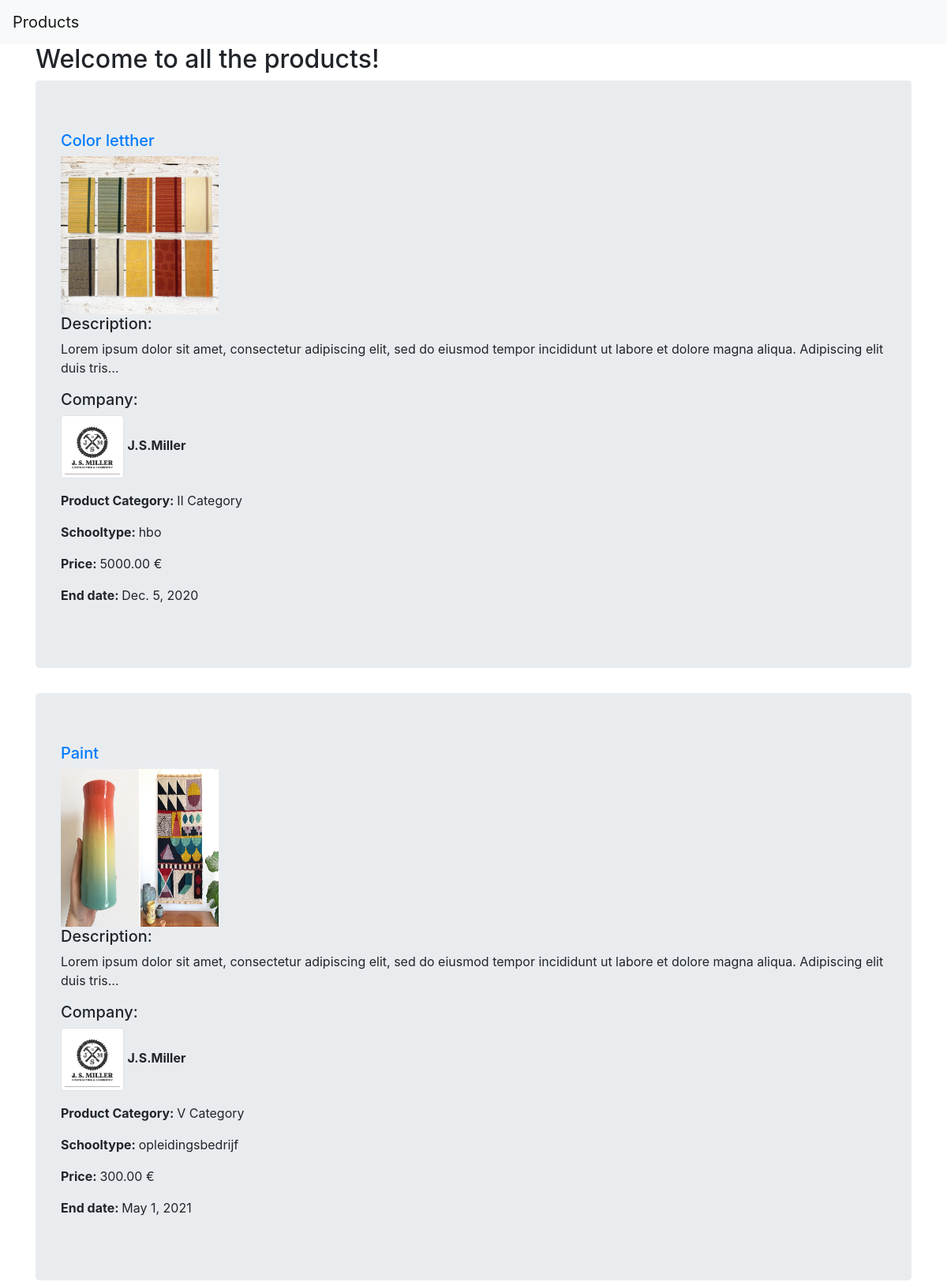
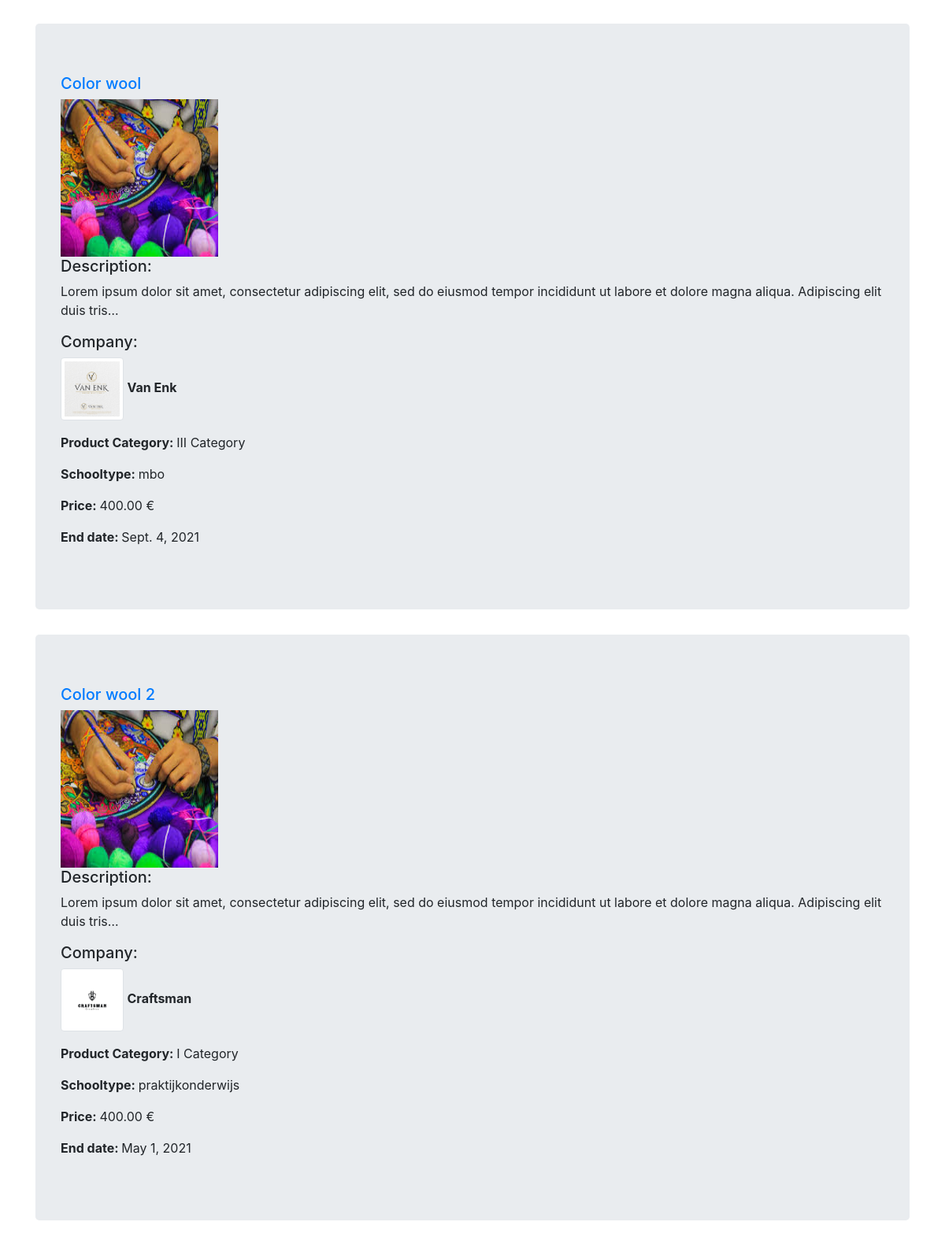
The page / (upper part) on the database its author committed (2 pictures, top to bottom).
### products/models.py (models this page shows, shortened)
class Product(models.Model):
    name = models.CharField(max_length=256)
    photo = models.ImageField(upload_to='product_pics',default='static/no-image.png')
    description = models.TextField(blank=True)
    company = models.ForeignKey(Company,related_name='company',on_delete=models.CASCADE)
    categories = (('I Category', '1'), ('II Category', '2'), ('III Category', '3'),
                  ('IV Category', '4'), ('V Category', '5'), ('VI Category', '6'))
    category = models.CharField(max_length=256, choices=categories)
    schooltypes = (('praktijkonderwijs','praktijkonderwijs'), ('vmbo','vmbo'), ('mbo','mbo'),
                   ('hbo','hbo'), ('opleidingsbedrijf','opleidingsbedrijf'))
    schooltype= models.CharField(max_length=256, choices=schooltypes)
    price = models.DecimalField(decimal_places=2,default=0,max_digits=8)
    end_date = models.DateField(blank=True, null=True)

class Company(models.Model):
    name = models.CharField(max_length=256)
    logo = models.ImageField(upload_to='company_logo',default='static/no-image.png')
    def __str__(self):
        return self.name

### products/views.py (the view)
# urls.py: path('',views.ProductListView.as_view(),name='products_list'),
class ProductListView(ListView):
    context_object_name = 'products'
    model = models.Product

### products/templates/products/product_list.html
{% extends "product_base.html" %}
{% block body_block %}
    <h2>Welcome to all the products!</h2>
      {% for product in products %}
      <div class="jumbotron">
         <h5><a href="{{product.id}}">{{product.name}}</a></h5>
         <img src="{{product.photo.url}}" width="200" height="200"></a>
         <h5>Description:</h5><p> {{product.description|truncatechars:150}}</p>
         <h5>Company:</h5>
         <p><img src="{{product.company.logo.url}}" width="80" height="80" class="img-thumbnail">
           <b> {{product.company}}</b>
         </p>
         <p> <b>Product Category: </b>{{product.category}}</p>
         <p> <b>Schooltype: </b>{{product.schooltype}}</p>
         <p><b>Price: </b>{{product.price}} €</p>
         <p><b> End date: </b>{{product.end_date}}</p>
      </div>
      {% endfor %}
{% endblock %}

### products/templates/products/product_base.html (shortened to what this page needs)
<!DOCTYPE html>
{% load static %}
<html lang="en" dir="ltr">
  <head>
    <link rel="stylesheet" href="https://cdn.jsdelivr.net/npm/bootstrap@4.5.3/dist/css/bootstrap.min.css">
  </head>
  <body>
    <nav class="navbar navbar-light bg-light">
        <ul class="navbar-nav">
          <li><a class="navbar-brand bigbrand" href="{% url 'products:products_list' %}">Products</a></li>
        </ul>
    </nav>
    <div class="container">
      {% block body_block %}
      {% endblock %}
    </div>
  </body>
</html>

### rows shown on the page
Product: name "Color letther", photo (picture), description "Lorem ipsum dolor sit amet, consectetur adipiscing elit, sed do eiusmod tempor incididunt ut labore et dolore magna aliqua. Adipiscing elit duis tris…", company.logo (picture), company "J.S.Miller", category "II Category", schooltype "hbo", price "5000.00", end_date "Dec. 5, 2020"
Product: name "Paint", photo (picture), description "Lorem ipsum dolor sit amet, consectetur adipiscing elit, sed do eiusmod tempor incididunt ut labore et dolore magna aliqua. Adipiscing elit duis tris…", company.logo (picture), company "J.S.Miller", category "V Category", schooltype "opleidingsbedrijf", price "300.00", end_date "May 1, 2021"
Product: name "Color wool", photo (picture), description "Lorem ipsum dolor sit amet, consectetur adipiscing elit, sed do eiusmod tempor incididunt ut labore et dolore magna aliqua. Adipiscing elit duis tris…", company.logo (picture), company "Van Enk", category "III Category", schooltype "mbo", price "400.00", end_date "Sept. 4, 2021"
Product: name "Color wool 2", photo (picture), description "Lorem ipsum dolor sit amet, consectetur adipiscing elit, sed do eiusmod tempor incididunt ut labore et dolore magna aliqua. Adipiscing elit duis tris…", company.logo (picture), company "Craftsman", category "I Category", schooltype "praktijkonderwijs", price "400.00", end_date "May 1, 2021"
